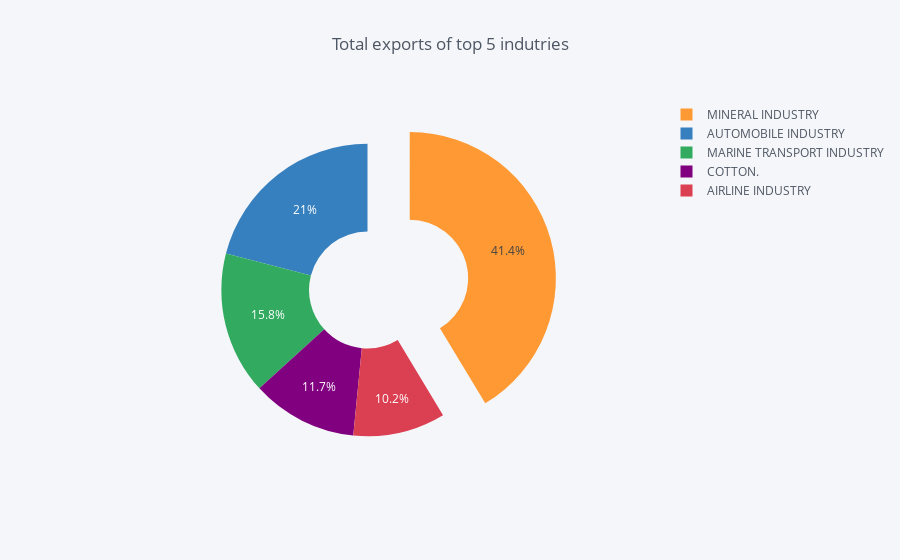

The cell this chart's notebook holds for it:
### Code cell
top5.iplot(kind = 'pie', labels = 'Abv', values = 'Sum of Exports',theme = 'pearl',
          hole = 0.4,textinfo = 'percent',title = 'Total exports of top 5 indutries',pull = [0.3])

### Figure 1 — Plotly figure (JSON) as saved in the notebook; plotly's stock layout.template omitted (floating-point values rounded to 4 significant figures)
{"data": [{"hole": 0.4, "labels": ["MINERAL INDUSTRY", "AUTOMOBILE INDUSTRY", "MARINE TRANSPORT INDUSTRY", "COTTON.  ", "AIRLINE INDUSTRY"], "marker": {"colors": ["rgba(255, 153, 51, 1.0)", "rgba(55, 128, 191, 1.0)", "rgba(50, 171, 96, 1.0)", "rgba(128, 0, 128, 1.0)", "rgba(219, 64, 82, 1.0)"]}, "name": "", "pull": [0.3], "textinfo": "percent", "type": "pie", "values": [4170000.0, 2117000.0, 1589000.0, 1179000.0, 1028000.0]}], "layout": {"legend": {"bgcolor": "#F5F6F9", "font": {"color": "#4D5663"}}, "paper_bgcolor": "#F5F6F9", "plot_bgcolor": "#F5F6F9", "title": "Total exports of top 5 indutries", "titlefont": {"color": "#4D5663"}}}
